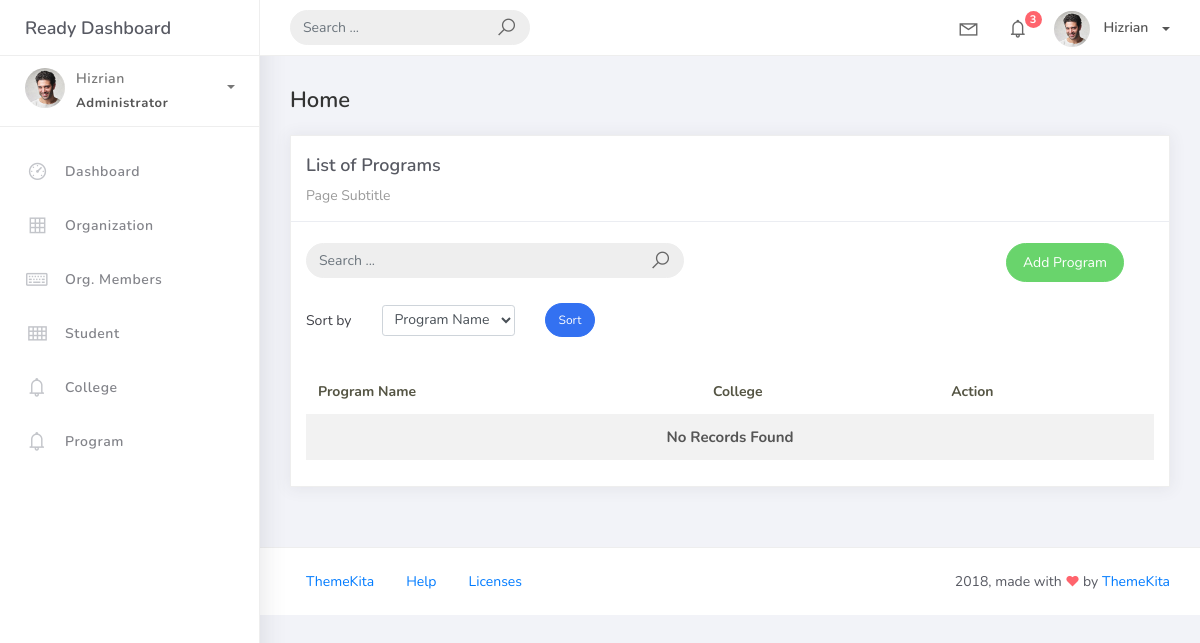
The app's page /program_list, older data.
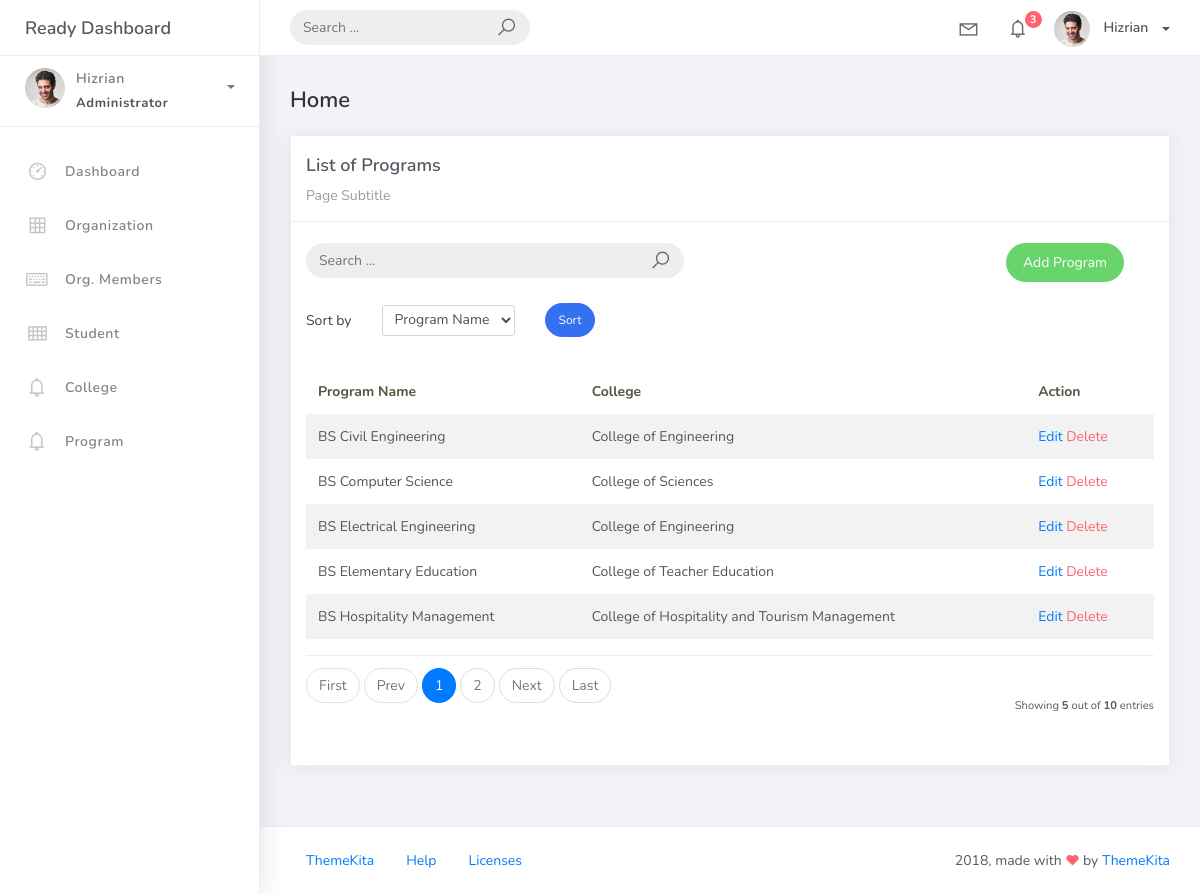
The same page, newer data.
### studentorg/models.py (models this page shows, shortened)
class BaseModel(models.Model):
    created_at = models.DateTimeField(auto_now_add=True, db_index=True)
    updated_at = models.DateTimeField(auto_now=True)
    class Meta:
        abstract = True

class Program(BaseModel):
    prog_name = models.CharField(max_length=150)
    college = models.ForeignKey(College, on_delete=models.CASCADE)

class College(BaseModel):
    college_name = models.CharField(max_length=150)
    def __str__(self):
        return self.college_name

### studentorg/views.py (the view)
# urls.py: path('program_list', ProgramList.as_view(), name='program-list'),
class ProgramList(ListView):
    model = Program
    context_object_name = 'program'
    template_name = 'program_list.html'
    paginate_by = 5
    def get_queryset(self):
        qs = super().get_queryset()
        query = self.request.GET.get('q')
        if query:
            qs = qs.filter(
                Q(prog_name__icontains=query) |
                Q(college__college_name__icontains=query)
            )
        return qs
    def get_ordering(self):
        allowed = [
            "prog_name",
            "college__college_name"
        ]
        sort_by = self.request.GET.get("sort_by")
        if sort_by in allowed:
            return sort_by
        return "prog_name"

### templates/program_list.html (shortened to what the changed rows need)
{% extends 'base.html' %}
{% load static %}
{% block content %}
<div class="content">
    <div class="container-fluid">
        <div class="row">
            <div class="col-md-12">
                <div class="card">
                    <br />
                    <br />
                    <div class="card-body">
                        <table class="table table-striped mt-3">
                            <thead>
                                <tr>
                                    <th scope="col">
                                        Program Name
                                    </th>
                                    <th scope="col">
                                        College
                                    </th>
                                    <th scope="col">
                                        Action
                                    </th>
                                </tr>
                            </thead>
                            <tbody>
                                {% for object in object_list %}
                                <tr>
                                    <td>
                                        {{ object.prog_name }}
                                    </td>
                                    <td>
                                        {{ object.college }}
                                    </td>
                                    <td>
                                        <a
                                            href="{% url 'program-update' object.id %}"
                                        >
                                            Edit
                                        </a>
                                        <a
                                            href="{% url 'program-delete' object.id %}"
                                            class="text-danger"
                                        >
                                            Delete
                                        </a>
                                    </td>
                                </tr>
                                {% empty %}
                                <tr>
                                    <td
                                        colspan="3"
                                        style="text-align: center"
                                    >
                                        <p class="text-sm font-weight-bold mb-0">
                                            No Records Found
                                        </p>
                                    </td>
                                </tr>
                                {% endfor %}
                            </tbody>
                        </table>
                        {% include 'includes/pagination.html' %}
                    </div>
                </div>
            </div>
        </div>
    </div>
</div>
{% endblock %}

Row changes from the older to the newer data that the page shows:
added Program: prog_name "BS Civil Engineering", college "College of Engineering"
added Program: prog_name "BS Computer Science", college "College of Sciences"
added Program: prog_name "BS Electrical Engineering", college "College of Engineering"
added Program: prog_name "BS Elementary Education", college "College of Teacher Education"
added Program: prog_name "BS Hospitality Management", college "College of Hospitality and Tourism Management"
Text that changed along with them:
{{ object_list.count }}: (not shown) → "5"
{{ paginator.count }}: (not shown) → "10"
text no longer shown: "No Records Found"
text now shown: "First Prev Next Last Showing out of entries"
new list line: "1"
new list line: "2"
